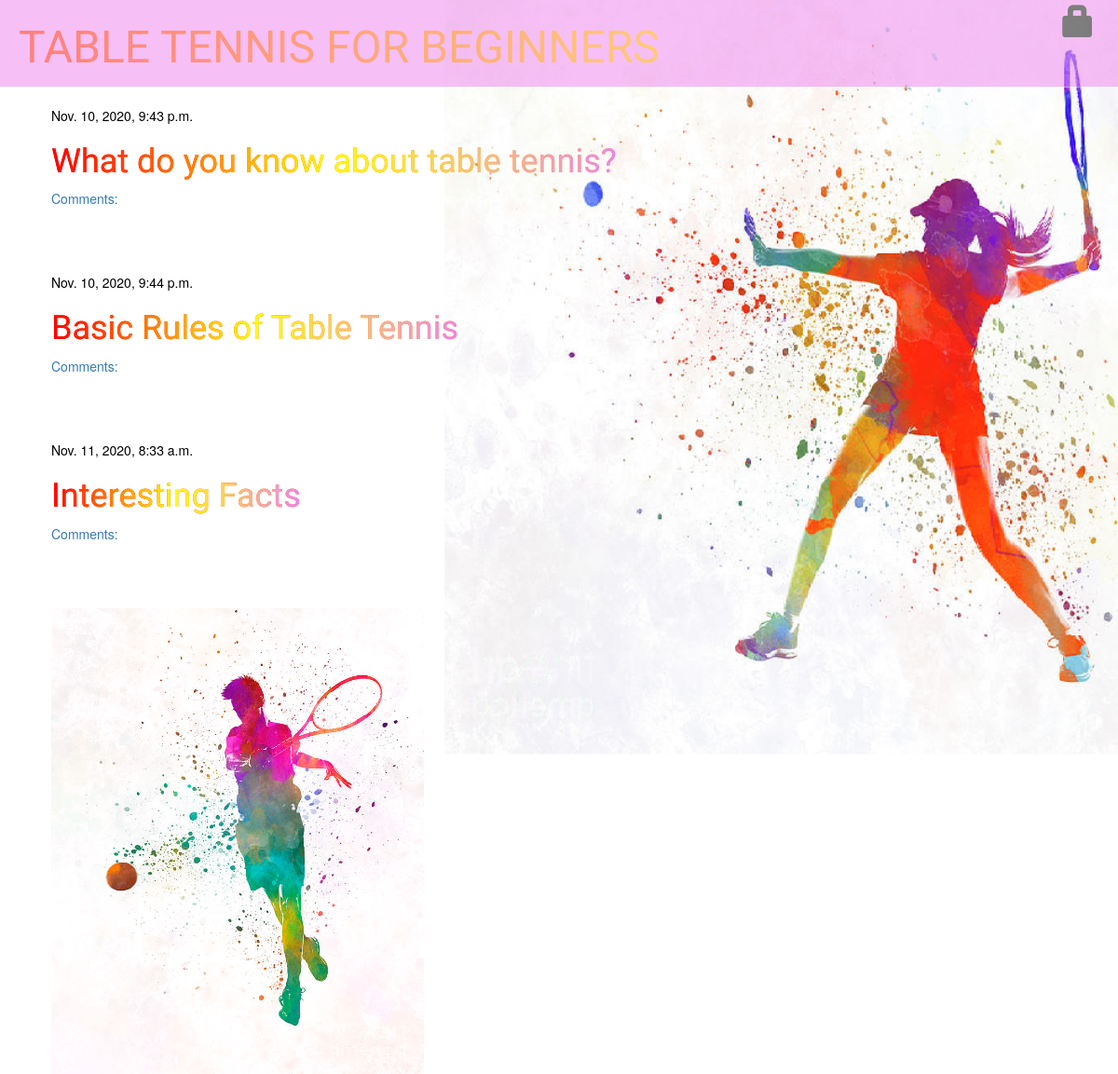
The page / on the database its author committed.
### blog/models.py (models this page shows, shortened)
class Post(models.Model):
    author = models.ForeignKey(settings.AUTH_USER_MODEL, on_delete=models.CASCADE)
    title = models.CharField(max_length=200)
    text = models.TextField()
    created_date = models.DateTimeField(default=timezone.now)
    published_date = models.DateTimeField(blank=True, null=True)

### blog/views.py (the view)
# urls.py: path('', views.post_list, name='post_list'),
def post_list(request):
    posts = Post.objects.filter(published_date__lte=timezone.now()).order_by('published_date')
    return render(request, 'blog/post_list.html', {'posts': posts})

### blog/templates/blog/post_list.html
{% extends 'blog/base.html' %}
{% block content %}
    {% for post in posts %}
        <div class="post">
            <div class="date">
                {{ post.published_date }}
            </div>
            <h1><a href="{% url 'post_detail' pk=post.pk %}">{{ post.title }}</a></h1>
            <a href="{% url 'post_detail' pk=post.pk %}">Comments: {{ post.approved_comments.count }}</a>
        </div>
    {% endfor %}
<div class = "images">
</div>
{% endblock %}

### blog/static/css/blog.css (style rules this page uses)
h1 a { color: red; font-family: 'Courgette', cursive; }
body { padding-left: 0px; background-image: url(Б.png); background-size: 105%; }
.date { color: black; }
h1 { background: -webkit-linear-gradient(left, red , yellow); background: -o-linear-gradient(right, red, yellow); background: -moz-linear-gradient(right, red, yellow); background: linear-gradient(to right, red , yellow); -webkit-background-clip: text; -webkit-text-fill-color: transparent; }
.post { margin-bottom: 70px; }
.post h1 a, .post h1 a:visited { background: -webkit-linear-gradient(left, red , yellow,violet); background: -o-linear-gradient(right,red , yellow,violet); background: -moz-linear-gradient(right, red , yellow,violet); background: linear-gradient(to right, red , yellow,violet); -webkit-background-clip: text; -webkit-text-fill-color: transparent; }
.images { background: no-repeat url("man-tennis.png"); background-size: contain; height:500px; width : 400px; }

### rows shown on the page
Post: published_date "Nov. 10, 2020, 9:43 p.m.", title "What do you know about table tennis?"
Post: published_date "Nov. 10, 2020, 9:44 p.m.", title "Basic Rules of Table Tennis"
Post: published_date "Nov. 11, 2020, 8:33 a.m.", title "Interesting Facts"
